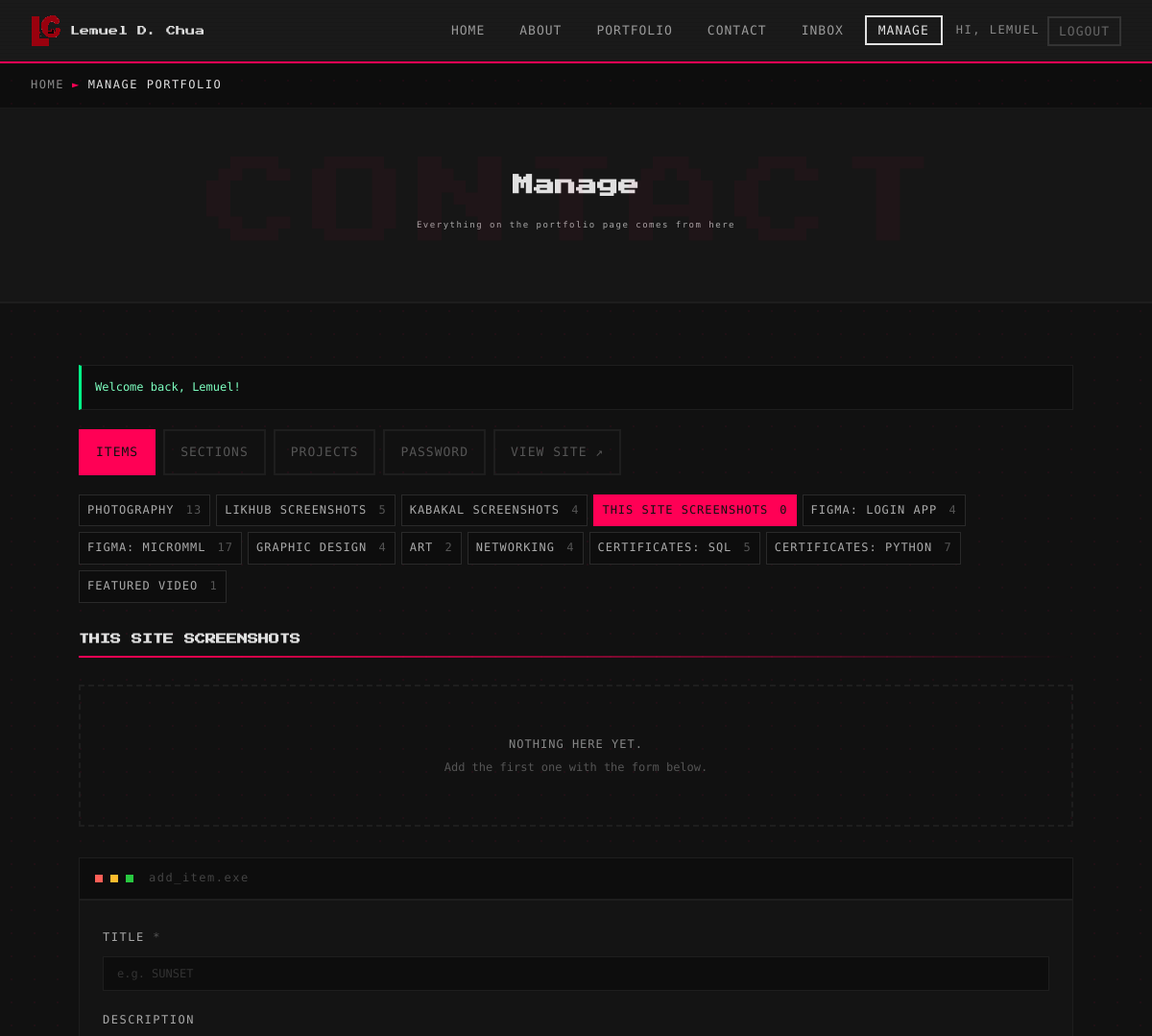
Page /admin/portfolio.php?tab=items&list=portfolio_site (signed in, upper part) on the earlier database version.
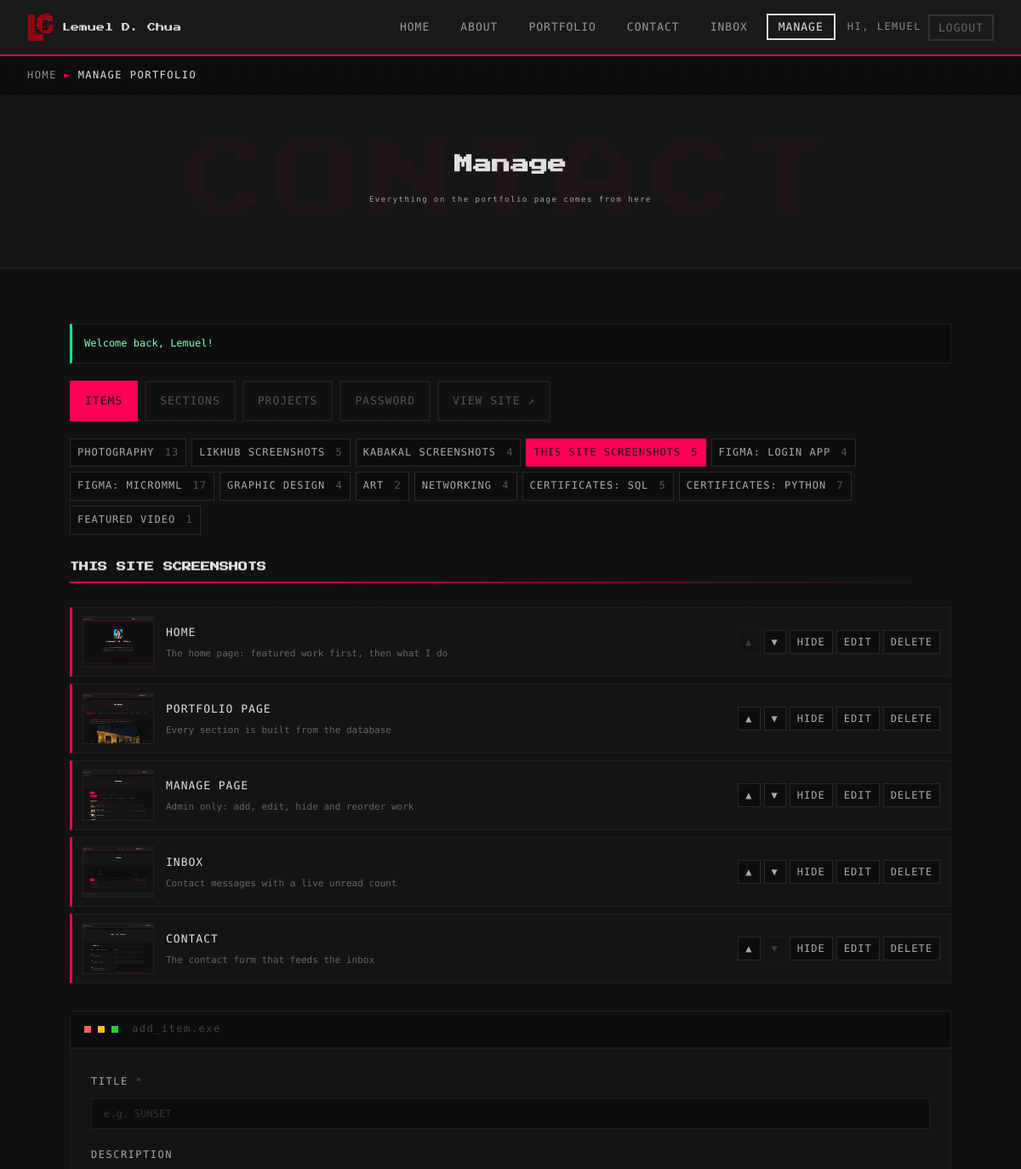
Same page on the later database version.
### tables this page shows
CREATE TABLE IF NOT EXISTS users (
    id            INT UNSIGNED AUTO_INCREMENT PRIMARY KEY,
    name          VARCHAR(80)  NOT NULL,
    email         VARCHAR(190) NOT NULL UNIQUE,
    password_hash VARCHAR(255) NOT NULL,
    role          ENUM('user', 'admin') NOT NULL DEFAULT 'user',
    created_at    TIMESTAMP NOT NULL DEFAULT CURRENT_TIMESTAMP,
    last_login    TIMESTAMP NULL DEFAULT NULL
);

CREATE TABLE IF NOT EXISTS items (
    id          INT UNSIGNED AUTO_INCREMENT PRIMARY KEY,
    list_key    VARCHAR(30)  NOT NULL COMMENT 'which list it belongs to, e.g. photography, graphics, certs_sql',
    title       VARCHAR(150) NOT NULL,
    description TEXT         NULL,
    image       VARCHAR(255) NOT NULL,
    thumb       VARCHAR(255) NULL,
    media       VARCHAR(255) NULL COMMENT 'YouTube link (or older MP4 path) for the video list',
    is_featured TINYINT(1)   NOT NULL DEFAULT 0 COMMENT 'certificates: the learning path certificate',
    is_visible  TINYINT(1)   NOT NULL DEFAULT 1,
    sort_order  INT          NOT NULL DEFAULT 0,
    created_at  TIMESTAMP    NOT NULL DEFAULT CURRENT_TIMESTAMP,
    updated_at  TIMESTAMP    NULL DEFAULT NULL ON UPDATE CURRENT_TIMESTAMP,
    INDEX idx_list (list_key, sort_order)
);

### includes/init.php (called while the page is built, shortened)
<?php
function db(): PDO
{
    static $pdo = null;
    if ($pdo === null) {
        try {
            $pdo = new PDO(
                'mysql:host=' . DB_HOST . ';dbname=' . DB_NAME . ';charset=utf8mb4',
                DB_USER,
                DB_PASS,
                [
                    PDO::ATTR_ERRMODE            => PDO::ERRMODE_EXCEPTION,
                    PDO::ATTR_DEFAULT_FETCH_MODE => PDO::FETCH_ASSOC,
                    PDO::ATTR_EMULATE_PREPARES   => false,
                ]
            );
        } catch (PDOException $e) {
            http_response_code(500);
            $msg = DEBUG ? $e->getMessage() : 'Database connection failed.';
            exit('<p style="font-family:monospace;color:#ff0055;padding:20px">[ DATABASE ERROR ] ' . e($msg)
                . '<br><br>Start MySQL in XAMPP and import database.sql in phpMyAdmin (see README.md).</p>');
        }
    }
    return $pdo;
}
function e(?string $s): string
{
    return htmlspecialchars((string) $s, ENT_QUOTES, 'UTF-8');
}
function flash(string $key, ?string $value = null): ?string
{
    $v = $_SESSION['flash'][$key] ?? null;
    return $v;
}
function current_user(): ?array
{
    static $user = false;
    if ($user === false) {
        $user = null;
        if (!empty($_SESSION['user_id'])) {
            $st = db()->prepare('SELECT id, name, email, role FROM users WHERE id = ?');
            $st->execute([$_SESSION['user_id']]);
            $user = $st->fetch() ?: null;
        }
    }
    return $user;
}
function require_login(): void
{
    if (!current_user()) {
        $back = basename($_SERVER['SCRIPT_NAME']);
        if (basename(dirname($_SERVER['SCRIPT_NAME'])) === 'admin') {
            $back = 'admin/' . $back;
        }
        if (is_ajax()) {
            json_out(['ok' => false, 'errors' => ['Please log in again.'], 'redirect' => url('login.php') . '?next=' . urlencode($back)], 401);
        }
        redirect(url('login.php') . '?next=' . urlencode($back));
    }
}
function require_admin(): void
{
    require_login();
}
function url(string $path): string
{
    $inAdmin = basename(dirname($_SERVER['SCRIPT_NAME'])) === 'admin';
    return ($inAdmin ? '../' : '') . $path;
}

### includes/content.php (called while the page is built, shortened)
<?php
function items(string $listKey, bool $onlyVisible = true): array
{
    $st = db()->prepare('SELECT * FROM items WHERE list_key = ?' . ($onlyVisible ? ' AND is_visible = 1' : '') . ' ORDER BY sort_order, id');
    $st->execute([$listKey]);
    return $st->fetchAll();
}

### admin/portfolio.php (the view, shortened to what this page needs)
<?php
require __DIR__ . '/../includes/init.php';
require __DIR__ . '/../includes/content.php';
require_admin();
$tab = in_array($_GET['tab'] ?? '', ['items', 'sections', 'projects'], true) ? $_GET['tab'] : 'items';
$list = array_key_exists($_GET['list'] ?? '', LISTS) ? $_GET['list'] : 'photography';
function render_rows(string $list): string
{
    $rows = items($list, false);
    $isCert = str_starts_with($list, 'certs_');
    if (!$rows): ?>
        <div class="empty-box"><p>NOTHING HERE YET.</p><p class="muted">Add the first one with the form below.</p></div>
    <?php endif;
    foreach ($rows as $n => $it): ?>
        <div class="mng-row<?= $it['is_visible'] ? '' : ' is-hidden' ?>" data-id="<?= (int) $it['id'] ?>">
            <img class="mng-thumb" src="../<?= e($it['thumb'] ?: $it['image']) ?>" alt="" loading="lazy" />
            <div class="mng-info">
                <p class="mng-title"><?= e($it['title']) ?>
                </p>
                <p class="mng-desc"><?= e(mb_strimwidth((string) $it['description'], 0, 110, '...')) ?></p>
            </div>
            <form method="post" class="mng-actions" data-ajax="mng">
                <button class="mini" name="action" value="item_up" title="Move up" <?= $n === 0 ? 'disabled' : '' ?>>&#9650;</button>
                <button class="mini" name="action" value="item_down" title="Move down" <?= $n === count($rows) - 1 ? 'disabled' : '' ?>>&#9660;</button>
                <button class="mini" name="action" value="item_toggle" title="<?= $it['is_visible'] ? 'Hide from the site' : 'Show on the site' ?>"><?= $it['is_visible'] ? 'HIDE' : 'SHOW' ?></button>
                <a class="mini" href="item.php?id=<?= (int) $it['id'] ?>">EDIT</a>
                <button class="mini danger" name="action" value="item_delete" data-confirm="Delete &quot;<?= e($it['title']) ?>&quot;? This can't be undone.">DELETE</button>
            </form>
        </div>
    <?php endforeach;
    return ob_get_clean();
}
$page = 'manage';
$bodyClass = 'contact-body-bg';
$crumb = 'MANAGE PORTFOLIO';
require __DIR__ . '/../includes/header.php';
$counts = db()->query('SELECT list_key, COUNT(*) n FROM items GROUP BY list_key')->fetchAll(PDO::FETCH_KEY_PAIR);
?>
    <main id="main">
        <section class="contact-hero page-hero-anim">
            <h1 class="hero-name">Manage</h1>
            <p class="hero-role">Everything on the portfolio page comes from here</p>
        </section>
        <section class="contact-wrapper">
            <?php if ($n = flash('notice')): ?><p class="alert ok" role="status"><?= e($n) ?></p><?php endif; ?>
            <div class="cert-tabs" role="navigation" aria-label="Manage">
                <a class="cert-tab" href="portfolio.php?tab=items" aria-selected="<?= $tab === 'items' ? 'true' : 'false' ?>">ITEMS</a>
                <a class="cert-tab" href="portfolio.php?tab=sections" aria-selected="<?= $tab === 'sections' ? 'true' : 'false' ?>">SECTIONS</a>
                <a class="cert-tab" href="portfolio.php?tab=projects" aria-selected="<?= $tab === 'projects' ? 'true' : 'false' ?>">PROJECTS</a>
                <a class="cert-tab" href="account.php">PASSWORD</a>
                <a class="cert-tab" href="../portfolio.php" target="_blank">VIEW SITE &#8599;</a>
            </div>
<?php if ($tab === 'items'): ?>
            <div class="mng-lists">
                <?php foreach (LISTS as $k => $l): ?>
                    <a href="portfolio.php?tab=items&amp;list=<?= $k ?>" class="chip<?= $k === $list ? ' on' : '' ?>"><?= e(strtoupper($l['label'])) ?> <span><?= (int) ($counts[$k] ?? 0) ?></span></a>
                <?php endforeach; ?>
            </div>
            <h2 class="about-section-title"><?= e(strtoupper(LISTS[$list]['label'])) ?></h2>
            <div class="section-line"></div>
            <div class="mng-list" id="mngList"><?= render_rows($list) ?></div>
            <div class="form-terminal mng-add">
                <div class="terminal-bar"><div class="t-dot red"></div><div class="t-dot yellow"></div><div class="t-dot green"></div><span class="terminal-title">add_item.exe</span></div>
                <div class="form-body">
                    <form method="post" enctype="multipart/form-data" action="portfolio.php?tab=items&amp;list=<?= e($list) ?>">
                        <div class="form-group">
                            <label class="form-label" for="atitle">TITLE <span>*</span></label>
                            <input class="form-input" id="atitle" name="title" maxlength="150" required placeholder="<?= $list === 'video' ? 'Group Video / Estranghero' : 'e.g. SUNSET' ?>" />
                        </div>
                        <div class="form-group">
                            <label class="form-label" for="adesc"><?= $list === 'video' ? 'TAG (small label)' : 'DESCRIPTION' ?></label>
                        </div>
                    </form>
                </div>
            </div>
<?php endif; ?>
        </section>
    </main>
<?php require __DIR__ . '/../includes/footer.php'; ?>

### includes/header.php (shortened to what this page needs)
<?php
$user = current_user();
$links = [
    'home'      => ['index.php', 'HOME'],
    'about'     => ['about.php', 'ABOUT'],
    'portfolio' => ['portfolio.php', 'PORTFOLIO'],
    'contact'   => ['contact.php', 'CONTACT'],
];
?>
<!DOCTYPE html>
<html lang="en">
<head>
    <link rel="stylesheet" href="<?= url('css/style.css') ?>" />
</head>
<body class="<?= e($bodyClass) ?>"<?= ($user && $user['role'] === 'admin') ? ' data-feed="' . url('admin/messages.php') . '"' : '' ?>>
    <nav>
        <a class="logo" href="<?= url('index.php') ?>">
            <img src="<?= url('images/logo.png') ?>" alt="" />
            <span class="logo-text">Lemuel D. Chua</span>
        </a>
        <ul class="nav-links">
            <?php foreach ($links as $key => [$href, $label]): ?>
                <li><a href="<?= url($href) ?>"<?= $page === $key ? ' class="active" aria-current="page"' : '' ?>><?= $label ?></a></li>
            <?php endforeach; ?>
            <?php if ($user): ?>
                <?php if ($user['role'] === 'admin'): ?>
                    <li><a href="<?= url('admin/messages.php') ?>"<?= $page === 'admin' ? ' class="active" aria-current="page"' : '' ?>>INBOX<?php
                    ?></a></li>
                    <li><a href="<?= url('admin/portfolio.php') ?>"<?= $page === 'manage' ? ' class="active" aria-current="page"' : '' ?>>MANAGE</a></li>
                <?php endif; ?>
                <li class="nav-user">
                    <span class="nav-hello">HI, <?= e(strtoupper(strtok($user['name'], ' '))) ?></span>
                    <form action="<?= url('logout.php') ?>" method="post" class="nav-logout">
                        <button type="submit">LOGOUT</button>
                    </form>
                </li>
            <?php else: ?>
                <li><a href="<?= url('login.php') ?>" class="nav-login<?= in_array($page, ['login', 'register'], true) ? ' active' : '' ?>">&#9654; LOGIN</a></li>
            <?php endif; ?>
        </ul>
    </nav>
    <?php if (!empty($crumb)): ?>
    <div class="breadcrumb">
        <a href="<?= url('index.php') ?>">HOME</a>
        <span class="sep">&#9658;</span>
        <span class="current"><?= e($crumb) ?></span>
    </div>
    <?php endif; ?>

### includes/footer.php (shortened to what this page needs)
</body>
</html>

Differences in the rows shown:
added items: image (picture), title "HOME", description "The home page: featured work first, then what I do", is_visible "HIDE"
added items: image (picture), title "PORTFOLIO PAGE", description "Every section is built from the database", is_visible "HIDE"
added items: image (picture), title "MANAGE PAGE", description "Admin only: add, edit, hide and reorder work", is_visible "HIDE"
added items: image (picture), title "INBOX", description "Contact messages with a live unread count", is_visible "HIDE"
added items: image (picture), title "CONTACT", description "The contact form that feeds the inbox", is_visible "HIDE"
Other differences:
new list line: "THIS SITE SCREENSHOTS 5"
list line gone: "THIS SITE SCREENSHOTS 0"
text no longer shown: "NOTHING HERE YET. Add the first one with the form below."
